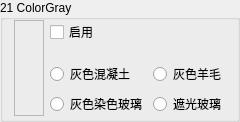
                 <widget class="QGroupBox" name="Base21">
                  <property name="sizePolicy">
                   <sizepolicy hsizetype="Expanding" vsizetype="Minimum">
                    <horstretch>0</horstretch>
                    <verstretch>0</verstretch>
                   </sizepolicy>
                  </property>
                  <property name="minimumSize">
                   <size>
                    <width>130</width>
                    <height>0</height>
                   </size>
                  </property>
                  <property name="maximumSize">
                   <size>
                    <width>16777215</width>
                    <height>16777215</height>
                   </size>
                  </property>
                  <property name="autoFillBackground">
                   <bool>true</bool>
                  </property>
                  <property name="title">
                   <string>21 ColorGray</string>
                  </property>
                  <property name="flat">
                   <bool>false</bool>
                  </property>
                  <layout class="QGridLayout" name="gridLayout_46">
                   <property name="topMargin">
                    <number>0</number>
                   </property>
                   <property name="bottomMargin">
                    <number>3</number>
                   </property>
                   <item row="0" column="1">
                    <widget class="QCheckBox" name="Enable21">
                     <property name="sizePolicy">
                      <sizepolicy hsizetype="Expanding" vsizetype="Fixed">
                       <horstretch>0</horstretch>
                       <verstretch>0</verstretch>
                      </sizepolicy>
                     </property>
                     <property name="text">
                      <string>启用</string>
                     </property>
                    </widget>
                   </item>
                   <item row="0" column="2">
                    <spacer name="horizontalSpacer_35">
                     <property name="orientation">
                      <enum>Qt::Horizontal</enum>
                     </property>
                     <property name="sizeHint" stdset="0">
                      <size>
                       <width>40</width>
                       <height>20</height>
                      </size>
                     </property>
                    </spacer>
                   </item>
                   <item row="3" column="1">
                    <widget class="QRadioButton" name="is21Concrete">
                     <property name="text">
                      <string>灰色混凝土</string>
                     </property>
                     <property name="icon">
                      <iconset resource="BlockTextures.qrc">
                       <normaloff>:/new/Textures/Slope/block/gray_concrete.png</normaloff>:/new/Textures/Slope/block/gray_concrete.png</iconset>
                     </property>
                    </widget>
                   </item>
                   <item row="3" column="2">
                    <widget class="QRadioButton" name="is21Wool">
                     <property name="text">
                      <string>灰色羊毛</string>
                     </property>
                     <property name="icon">
                      <iconset resource="BlockTextures.qrc">
                       <normaloff>:/new/Textures/Slope/block/gray_wool.png</normaloff>:/new/Textures/Slope/block/gray_wool.png</iconset>
                     </property>
                    </widget>
                   </item>
                   <item row="4" column="1">
                    <widget class="QRadioButton" name="is21StainedGlass">
                     <property name="text">
                      <string>灰色染色玻璃</string>
                     </property>
                     <property name="icon">
                      <iconset resource="BlockTextures.qrc">
                       <normaloff>:/new/Textures/Slope/block/gray_stained_glass.png</normaloff>:/new/Textures/Slope/block/gray_stained_glass.png</iconset>
                     </property>
                    </widget>
                   </item>
                   <item row="0" column="0" rowspan="5">
                    <widget class="QLabel" name="Color21">
                     <property name="minimumSize">
                      <size>
                       <width>30</width>
                       <height>0</height>
                      </size>
                     </property>
                     <property name="font">
                      <font>
                       <family>微软雅黑</family>
                       <pointsize>9</pointsize>
                      </font>
                     </property>
                     <property name="frameShape">
                      <enum>QFrame::StyledPanel</enum>
                     </property>
                     <property name="text">
                      <string/>
                     </property>
                    </widget>
                   </item>
                   <item row="4" column="2">
                    <widget class="QRadioButton" name="is21TintedGlass">
                     <property name="text">
                      <string>遮光玻璃</string>
                     </property>
                     <property name="icon">
                      <iconset resource="BlockTextures.qrc">
                       <normaloff>:/new/Textures/Slope/block/tinted_glass.png</normaloff>:/new/Textures/Slope/block/tinted_glass.png</iconset>
                     </property>
                    </widget>
                   </item>
                  </layout>
                 </widget>
